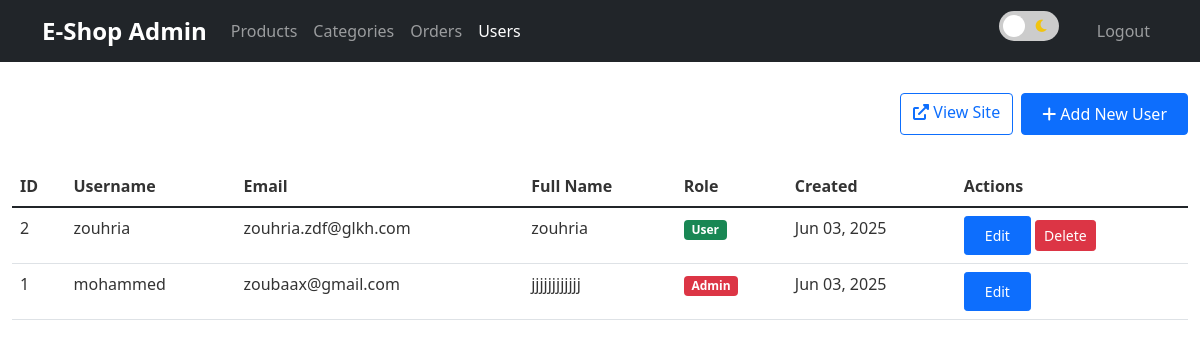
The page /admin/users.php (signed in) on the database its author committed.
### tables this page shows
CREATE TABLE `users` (
  `id` int(11) NOT NULL,
  `username` varchar(50) NOT NULL,
  `email` varchar(100) NOT NULL,
  `password` varchar(255) NOT NULL,
  `full_name` varchar(100) DEFAULT NULL,
  `address` text DEFAULT NULL,
  `phone` varchar(20) DEFAULT NULL,
  `is_admin` tinyint(1) DEFAULT 0,
  `created_at` timestamp NOT NULL DEFAULT current_timestamp()
);

### admin/users.php (the view, shortened to what this page needs)
<?php
require_once '../config/config.php';
$stmt = $pdo->query("SELECT id, username, email, full_name, is_admin, created_at FROM users ORDER BY created_at DESC");
$users = $stmt->fetchAll();
?>
<!DOCTYPE html>
<html lang="en">
<head>
    <link href="https://cdn.jsdelivr.net/npm/bootstrap@5.1.3/dist/css/bootstrap.min.css" rel="stylesheet">
    <link rel="stylesheet" href="https://cdnjs.cloudflare.com/ajax/libs/font-awesome/6.0.0/css/all.min.css">
    <link rel="stylesheet" href="../assets/css/style.css">
    <link rel="stylesheet" href="../assets/css/dark-theme.css">
</head>
<body>
<?php include 'includes/header.php'; ?>
        <div class="container-fluid py-4">
            <div class="d-flex justify-content-between align-items-center mb-4">
                <h1 class="text-white">Users Management</h1>
                <div class="d-flex gap-2">
                    <a href="../index.php" class="btn btn-outline-primary">
                        <i class="fas fa-external-link-alt"></i> View Site
                    </a>
                    <button class="btn btn-primary" data-bs-toggle="modal" data-bs-target="#userModal">
                        <i class="fas fa-plus"></i> Add New User
                    </button>
                </div>
            </div>
            <div class="table-responsive">
                <table class="table">
                    <thead>
                        <tr>
                            <th>ID</th>
                            <th>Username</th>
                            <th>Email</th>
                            <th>Full Name</th>
                            <th>Role</th>
                            <th>Created</th>
                            <th>Actions</th>
                        </tr>
                    </thead>
                    <tbody>
                        <?php foreach ($users as $user): ?>
                        <tr>
                            <td><?php echo $user['id']; ?></td>
                            <td><?php echo htmlspecialchars($user['username']); ?></td>
                            <td><?php echo htmlspecialchars($user['email']); ?></td>
                            <td><?php echo htmlspecialchars($user['full_name']); ?></td>
                            <td>
                                <span class="badge bg-<?php echo $user['is_admin'] ? 'danger' : 'success'; ?>">
                                    <?php echo $user['is_admin'] ? 'Admin' : 'User'; ?>
                                </span>
                            </td>
                            <td><?php echo date('M d, Y', strtotime($user['created_at'])); ?></td>
                            <td>
                                <button class="btn btn-sm btn-primary edit-user"
                                        data-bs-toggle="modal"
                                        data-bs-target="#userModal"
                                        data-user='<?php echo json_encode($user); ?>'>
                                    Edit
                                </button>
                                <?php if ($user['id'] != $_SESSION['user_id']): ?>
                                <form method="POST" class="d-inline" onsubmit="return confirm('Are you sure you want to delete this user?');">
                                    <button type="submit" name="delete" class="btn btn-sm btn-danger">Delete</button>
                                </form>
                                <?php endif; ?>
                            </td>
                        </tr>
                        <?php endforeach; ?>
                    </tbody>
                </table>
            </div>
        </div>
</body>
</html>

### assets/css/style.css (style rules this page uses)
.btn-primary { padding: 8px 20px; color: #ffffff; }
.table thead th { color: #333333; }

### rows shown on the page
users: id "2", username "zouhria", email "zouhria.zdf@glkh.com", full_name "zouhria", is_admin "User", created_at "Jun 03, 2025"
users: id "1", username "mohammed", email "zoubaax@gmail.com", full_name "jjjjjjjjjjjj", is_admin "Admin", created_at "Jun 03, 2025"
